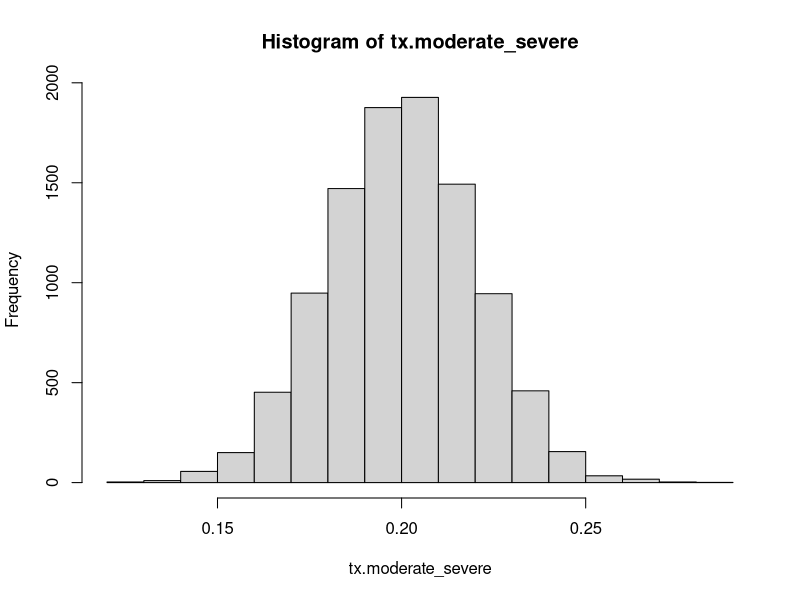
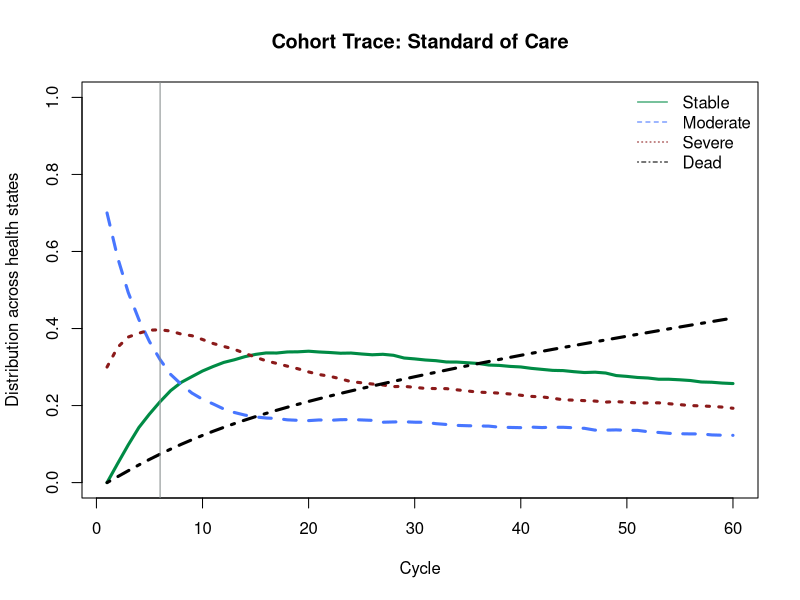
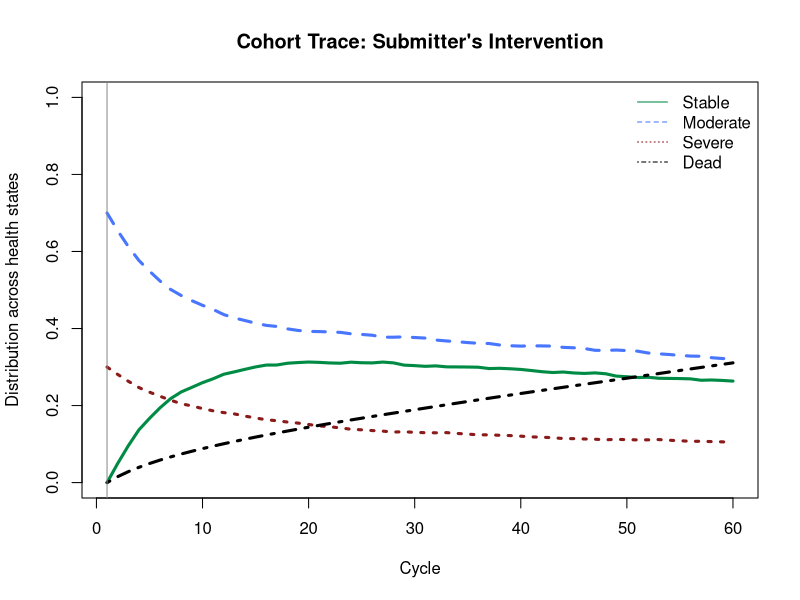
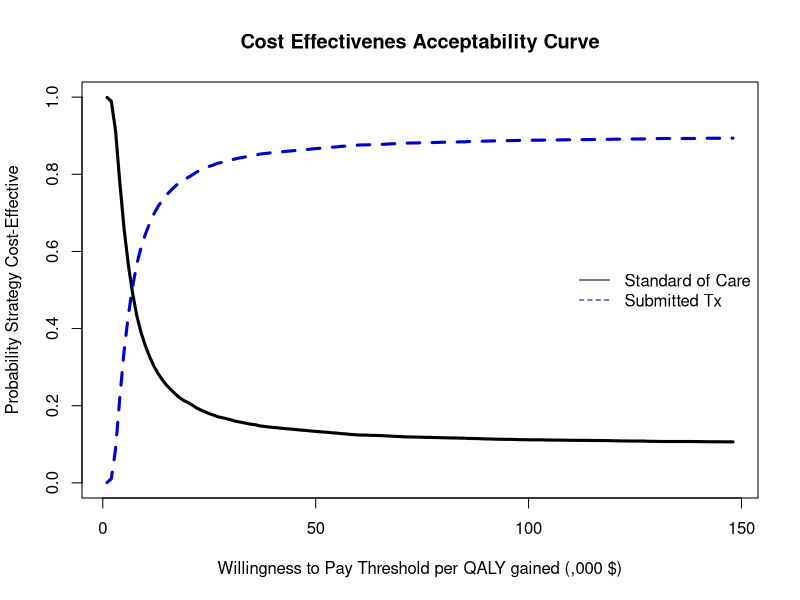
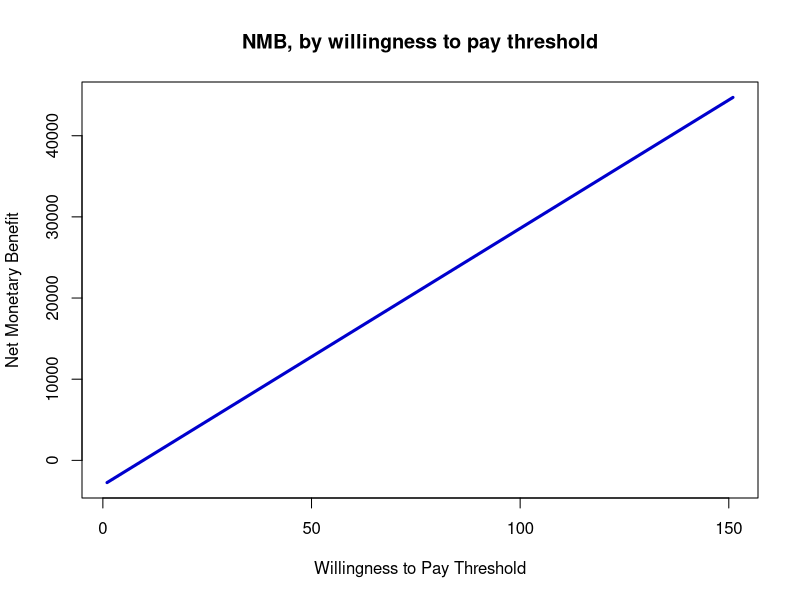
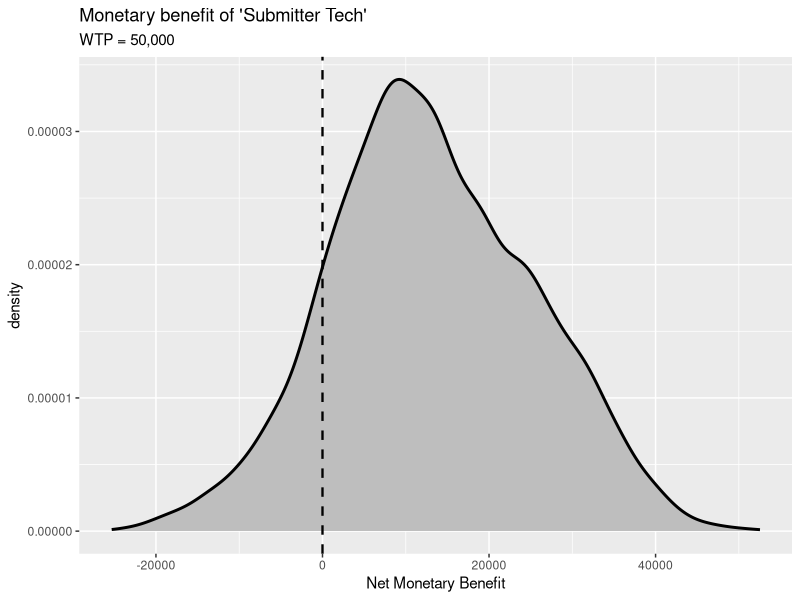
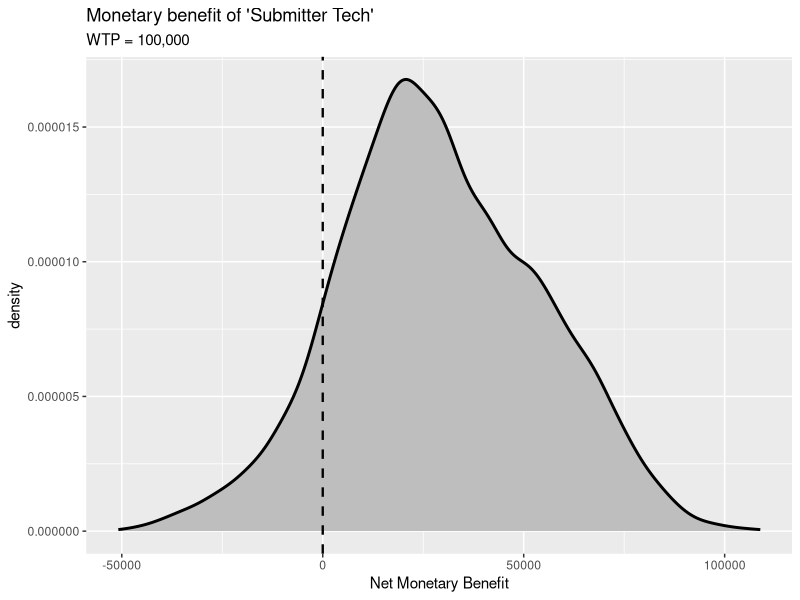
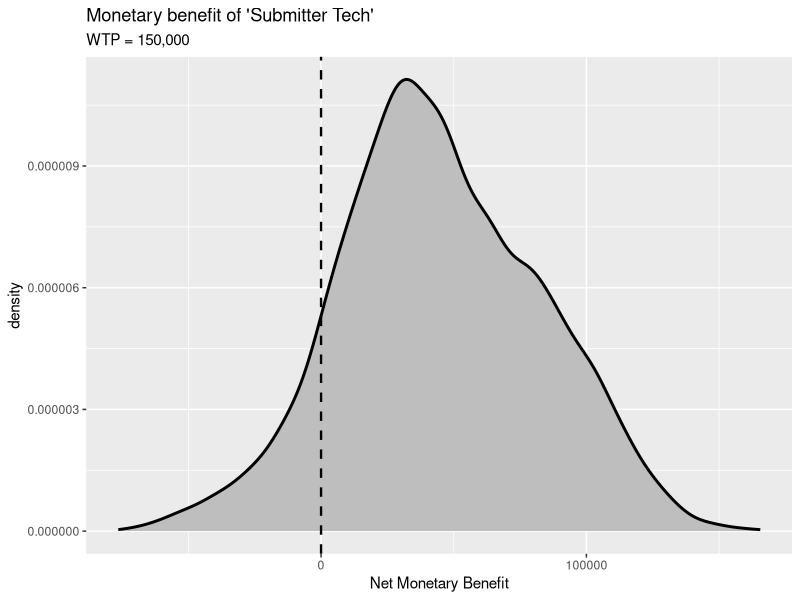

Generate these figures, in order, with R:
## IHE Workshop 2023 # Toy # Markov Model ### 
## Institute of Health Economics ##

#### HOUSEKEEPING ####
getwd()  ##Tells you what Working Directory you are currently saving to. Change with setwd, eg:
setwd("C:/Users/skatwyk/Desktop/VOIworkshop2023")

##Intall / Load packages with some useful (and common) custom commands that will make our lives easier later
#install.packages("dplyr")
library(dplyr)
2
#install.packages("devtools")
#library(devtools)
#install.packages("ggplot2")
library(ggplot2)

#### STRUCTURAL PARAMETERS ####
options(scipen = 999)
nsim   <- 10000      #Number of iterations run for probabilistic sensitivity analysis
n.t    <- 60        #Cycles - Time = Months
c.t    <- 12        #Number of Cycles in a Year
disc   <- 0.015/c.t  #Discount Rate
disc.c <- 1/(1 + disc)^(1:n.t) 
disc.u <- 1/(1 + disc)^(1:n.t)
wtp    <- seq(0,150000,by=1000)
wtp.str<- sprintf("%s",seq(0,150000,by=1000))
n.wtp  <- length(wtp)
clock  <- Sys.time()
set.seed(8709816)


#### INPUT PARAMETERS ####
strategy <- c("Standard of Care","Submitted Tx")   #Strategy Names
state    <- c("Stable","Moderate","Severe","Dead") #State Names
#Initial State Distribution
t0_dist  <- c("Stable"  = 0,
              "Moderate"= 0.70,
              "Severe"  = 0.30,
              "Dead"    = 0)
n.state  <- length(state)
n.strat  <- length(strategy)

#Transition Probability Input Parameters
##User-defined input parameters on the progression of observed persons, according to transition probability per cycle
##For simplification, all  other parameters are time-independent
mu.stable_moderate <- 0.075
mu.stable_severe   <- 0.01
mu.moderate_stable <- 0.04
mu.moderate_severe <- 0.12
mu.severe_stable   <- 0.08
mu.severe_moderate <- 0.001

var.p <- 0.1 #Toy simplification; all transition probabilities have same variance

##Beta Distribution Functions
estAlpha <- function(mu,var) {
  alpha <- ((1-mu)/var-1/mu)*mu^2
  return(alpha)
}
estBeta <- function(mu,var) {
  alpha <- ((1-mu)/var-1/mu)*mu^2
  beta  <- alpha*(1/mu-1)
  return(beta)
}

##Generate stochastic parameters for probabilistic sensitivity analysis
p.stable_moderate <- rbeta(nsim,estAlpha(mu.stable_moderate,mu.stable_moderate*var.p),estBeta(mu.stable_moderate,mu.stable_moderate*var.p))
p.stable_severe   <- rbeta(nsim,estAlpha(mu.stable_severe,mu.stable_severe*var.p),estBeta(mu.stable_severe,mu.stable_severe*var.p))
p.moderate_stable <- rbeta(nsim,estAlpha(mu.moderate_stable,mu.moderate_stable*var.p),estBeta(mu.moderate_stable,mu.moderate_stable*var.p))
p.moderate_severe <- rbeta(nsim,estAlpha(mu.moderate_severe,mu.moderate_severe*var.p),estBeta(mu.moderate_severe,mu.moderate_severe*var.p))
p.severe_stable   <- rbeta(nsim,estAlpha(mu.severe_stable,mu.severe_stable*var.p),estBeta(mu.severe_stable,mu.severe_stable*var.p))
p.severe_moderate <- rbeta(nsim,estAlpha(mu.severe_moderate,mu.severe_moderate*var.p),estBeta(mu.severe_moderate,mu.severe_moderate*var.p))

##For Toy demonstration, mortality is a time-dependent parameter (probability changes over time). 
mu.stable_dead    <- 0.004
mu.moderate_dead  <- 0.005
mu.severe_dead    <- 0.04
p.stable_dead <- p.moderate_dead <- p.severe_dead <- matrix(0,nrow=n.t,ncol=nsim)
p.stable_dead[1,]    <- rbeta(nsim,estAlpha(mu.stable_dead,mu.stable_dead*var.p),estBeta(mu.stable_dead,mu.stable_dead*var.p))
p.moderate_dead[1,]  <- rbeta(nsim,estAlpha(mu.moderate_dead,mu.moderate_dead*var.p),estBeta(mu.moderate_dead,mu.moderate_dead*var.p))
p.severe_dead[1,]    <- rbeta(nsim,estAlpha(mu.severe_dead,mu.severe_dead*var.p),estBeta(mu.severe_dead,mu.severe_dead*var.p))
for (t in 2:n.t) {
  p.stable_dead[t,]   <- p.stable_dead[t-1,]*(1.016^(0.024*t))
  p.moderate_dead[t,] <- p.moderate_dead[t-1,]*(1.016^(0.024*t))
  p.severe_dead[t,]   <- p.severe_dead[t-1,]*(1.016^(0.024*t))
}

#Treatment Effect 
#Submitter treatment reports an average 20% reduction in progression from moderate state to severe state
mu.tx.moderate_severe  <- 0.20
var.tx.moderate_severe <- 0.02
tx.moderate_severe     <- rnorm(nsim,mu.tx.moderate_severe,var.tx.moderate_severe)
#tx.moderate_severe     <- rbeta(nsim,estAlpha(mu.tx.moderate_severe,var.tx.moderate_severe),estBeta(mu.tx.moderate_severe,var.tx.moderate_severe))
hist(tx.moderate_severe)

#Cost Input Parameters
##Costs per cycle per health state
##Toy simplification; costs by health state are fixed, which is sometimes the case
c.stable   <- 50
c.moderate <- 150
c.severe   <- 200
c.dead     <- 0
c.tx       <- 100  #Submitter cost for all Moderate patients per cycle to avert Severe outcome

#Utility (QALY) Input Parameters
mu.u.stable   <- 0.8
mu.u.moderate <- 0.5
mu.u.severe   <- 0.25
u.dead        <- rep(0,nsim) #QALY value for dead always 0
var.u         <- 0.02 #Toy simplification; all utility parameters have same variance

u.stable   <- rbeta(nsim,estAlpha(mu.u.stable,mu.u.stable*var.u),estBeta(mu.u.stable,mu.u.stable*var.u))  
u.moderate <- rbeta(nsim,estAlpha(mu.u.moderate,mu.u.moderate*var.u),estBeta(mu.u.moderate,mu.u.moderate*var.u))  
u.severe   <- rbeta(nsim,estAlpha(mu.u.severe,mu.u.severe*var.u),estBeta(mu.u.severe,mu.u.severe*var.u))  

####MODEL BUILD####
#Create the cohort trace; Array = {Time, States, Run}
##Create trace for each Strategy
m.M.soc <- m.M.sub <- array(0,
                            dim = c(n.t+1, n.state, nsim),
                            dimnames = list(0:n.t, state, 1:nsim))
m.M.soc[1,,] <- m.M.sub[1,,] <- t0_dist    # set initial state distribution

#Transition Matrix 
## Basic matrix is 2D: {State x State}
## To allow time-dependent probabilities add a dimension: {State x State x Time}
## To allow PSA stochastic probabilities add a dimension: {State x State x Runs} 
## To allow both we're employing a 4D array = {State x State x Time x Runs}
m.P.soc <- m.P.sub <- array(0,
                            dim = c(n.state, n.state, n.t, nsim),
                            dimnames = list(state,state,1:n.t,1:nsim))

#Build transition matrix for each strategy
##In this Toy, most of the transition matrix is identical but we will lay out all separately for clarity
#For Standard of Care
##from Stable
m.P.soc["Stable","Stable",,]     <- 1-(p.stable_moderate+p.stable_severe+p.stable_dead) 
m.P.soc["Stable","Moderate",,]   <- p.stable_moderate
m.P.soc["Stable","Severe",,]     <- p.stable_severe
m.P.soc["Stable","Dead",,]       <- p.stable_dead
##from Moderate
m.P.soc["Moderate","Moderate",,] <- 1-(p.moderate_stable+p.moderate_severe+p.moderate_dead) 
m.P.soc["Moderate","Stable",,]   <- p.moderate_stable
m.P.soc["Moderate","Severe",,]   <- p.moderate_severe
m.P.soc["Moderate","Dead",,]     <- p.moderate_dead
##from severe
m.P.soc["Severe","Severe",,]     <- 1-(p.severe_moderate+p.severe_stable+p.severe_dead) 
m.P.soc["Severe","Moderate",,]   <- p.severe_moderate
m.P.soc["Severe","Stable",,]     <- p.severe_stable
m.P.soc["Severe","Dead",,]       <- p.severe_dead
##from Dead
m.P.soc["Dead","Dead",,]         <- 1

#For Submitter Tx
##from Stable
m.P.sub["Stable","Stable",,]     <- 1-(p.stable_moderate+p.stable_severe+p.stable_dead) 
m.P.sub["Stable","Moderate",,]   <- p.stable_moderate
m.P.sub["Stable","Severe",,]     <- p.stable_severe
m.P.sub["Stable","Dead",,]       <- p.stable_dead
##from Moderate
m.P.sub["Moderate","Moderate",,] <- 1-(p.moderate_stable+(p.moderate_severe*tx.moderate_severe)+p.moderate_dead) 
m.P.sub["Moderate","Stable",,]   <- p.moderate_stable
m.P.sub["Moderate","Severe",,]   <- p.moderate_severe*tx.moderate_severe
m.P.sub["Moderate","Dead",,]     <- p.moderate_dead
##from severe
m.P.sub["Severe","Severe",,]     <- 1-(p.severe_moderate+p.severe_stable+p.severe_dead) 
m.P.sub["Severe","Moderate",,]   <- p.severe_moderate
m.P.sub["Severe","Stable",,]     <- p.severe_stable
m.P.sub["Severe","Dead",,]       <- p.severe_dead
##from Dead
m.P.sub["Dead","Dead",,]         <- 1

####MODEL RUN####
for (n in 1:nsim) {                                      # loop through the number of simulation runs
  for (t in 1:n.t)  {                                    # loop through the number of cycles
    m.M.soc[t+1,,n] <- m.M.soc[t,,n] %*% m.P.soc[,,t,n]  # estimate the state vector for the next cycle (t+1)
  }
  for (t in 1:n.t){                                      
    m.M.sub[t+1,,n] <- m.M.sub[t,,n] %*% m.P.sub[,,t,n]    
  }
}  

#Generate summary results from PSA outcomes
d.M.soc <- d.M.sub <- matrix(0, nrow = n.t, ncol = n.state, dimnames = list(1:n.t,state))
for (s in 1:n.state) {                                      
  for (t in 0:n.t)  { 
    d.M.soc[t,s] <- mean(m.M.soc[t,s,])
    d.M.sub[t,s] <- mean(m.M.sub[t,s,])
  }
}

#sum(rowSums(d.M.soc)) == n.t ##Check, TRUE means Markov did not drop persons
#sum(rowSums(d.M.sub)) == n.t ##Check, TRUE means Markov did not drop persons

####PLOT RESULTS####
matplot(d.M.soc[1:n.t,], type = 'l',
        xlab = "Cycle",
        ylab = "Distribution across health states",
        ylim = c(0,1),
        main = "Cohort Trace: Standard of Care",
        col= c("springgreen4","royalblue1","firebrick4","black"),
        lwd = 3)
legend("topright", state, col= c("springgreen4","royalblue1","firebrick4","black"),lty = 1:4, bty = "n")
#Plot vertical line where Severe health state is highest
abline(v = which.max(d.M.soc[,"Severe"]), col = "azure4")

matplot(d.M.sub[1:n.t,], type = 'l',
        xlab = "Cycle",
        ylab = "Distribution across health states",
        ylim = c(0,1),
        main = "Cohort Trace: Submitter's Intervention",
        col= c("springgreen4","royalblue1","firebrick4","black"),
        lwd = 3)
legend("topright", state, col= c("springgreen4","royalblue1","firebrick4","black"),lty = 1:4, bty = "n")
#Plot vertical line where Severe health state is highest
abline(v = which.max(d.M.sub[,"Severe"]), col = "azure4")

#Generating 'Base Case' Aggregated PSA CEA Results 
#Mean Costs & QALYs
v.tc.soc <- d.M.soc %*% c(c.stable,c.moderate,c.severe,c.dead)
v.tc.sub <- d.M.sub %*% c(c.stable,c.moderate+c.tx,c.severe,c.dead)
v.tu.soc <- d.M.soc %*% c(mean(u.stable),mean(u.moderate),mean(u.severe),mean(u.dead))
v.tu.sub <- d.M.sub %*% c(mean(u.stable),mean(u.moderate),mean(u.severe),mean(u.dead))

#Discounted Mean Costs & QALYs
tc_soc <- v.tc.soc * disc.c
tc_sub <- v.tc.sub * disc.c
tu_soc <- v.tu.soc * disc.u
tu_sub <- v.tu.sub * disc.u

#Store Each Strategy into cost and QALY vectors
v.tc <- c(sum(tc_soc),sum(tc_sub))
v.tu <- c(sum(tu_soc),sum(tu_sub))

df_cu <- data.frame(Strategy = strategy,
                    Cost = v.tc,
                    Utility = v.tu/c.t,
                    Inc_Cost = 0,
                    Inc_Utility = 0,
                    INB = 0)

df_cu$Inc_Cost[df_cu$Strategy=="Submitted Tx"]    <- df_cu$Cost[df_cu$Strategy=="Submitted Tx"] - df_cu$Cost[df_cu$Strategy=="Standard of Care"]
df_cu$Inc_Utility[df_cu$Strategy=="Submitted Tx"] <- df_cu$Utility[df_cu$Strategy=="Submitted Tx"] - df_cu$Utility[df_cu$Strategy=="Standard of Care"]
df_cu$INB[df_cu$Strategy=="Submitted Tx"]         <- df_cu$Inc_Utility[df_cu$Strategy=="Submitted Tx"]*100000 - df_cu$Inc_Cost[df_cu$Strategy=="Submitted Tx"]

df_cu

#PSA Costs and QALYs; keeping results in matrix for plottting and probabilistic analysis
## Generate results tables
m.tc.soc <- m.tc.sub <- m.tu.soc <- m.tu.sub <- matrix(0, nrow = n.t+1, ncol = nsim, dimnames = list(0:n.t,1:nsim))
for (n in 1:nsim) {
  m.tc.soc[,n] <- m.M.soc[,,n] %*% c(c.stable,c.moderate,c.severe,c.dead)
  m.tc.sub[,n] <- m.M.sub[,,n] %*% c(c.stable,c.moderate+c.tx,c.severe,c.dead)
  m.tu.soc[,n] <- m.M.soc[,,n] %*% c(u.stable[n],u.moderate[n],u.severe[n],u.dead[n])
  m.tu.sub[,n] <- m.M.sub[,,n] %*% c(u.stable[n],u.moderate[n],u.severe[n],u.dead[n])
}
##Discounting Costs and QALYs
for (t in 1:n.t) {
  m.tc.soc[t+1,] <- m.tc.soc[t+1,] * disc.c[t]
  m.tc.sub[t+1,] <- m.tc.sub[t+1,] * disc.c[t]
  m.tu.soc[t+1,] <- m.tu.soc[t+1,] * disc.c[t]
  m.tu.sub[t+1,] <- m.tu.sub[t+1,] * disc.c[t]
}

## Generate PSA table. This will be all important to everything to follow!
params   <- c("Cost","QALY")
n.params <- length(params)

psa <- array(0,
             dim = c(n.strat,nsim,n.params),
             dimnames = list(strategy, 1:nsim, params))

psa["Standard of Care",,"Cost"] <- colSums(m.tc.soc)
psa["Standard of Care",,"QALY"] <- colSums(m.tu.soc)/c.t
psa["Submitted Tx",,"Cost"] <- colSums(m.tc.sub)
psa["Submitted Tx",,"QALY"] <- colSums(m.tu.sub)/c.t

##If you don't want a 3D array, you can create a results data set for each Strategy instead
#psa_soc <- psa_sub <- array(0,
#                            dim = c(nsim,n.params),
#                            dimnames = list(1:nsim, params))
#psa_soc[,"Cost"] <- colSums(m.tc.soc)
#psa_soc[,"QALY"] <- colSums(m.tu.soc)/c.t
#psa_sub[,"Cost"] <- colSums(m.tc.sub)
#psa_sub[,"QALY"] <- colSums(m.tu.sub)/c.t

## Determine what the optimal option is for all WTP thresholds
## 'Optimal' = The highest probability cost-effective strategy
v.cea <- c("NB","Optimal")
cea <- array(0,
             dim = c(length(v.cea),n.strat,nsim,n.wtp),
             dimnames = list(v.cea,strategy,1:nsim,wtp))
for (i in 1:n.wtp) {       ##Determine the net benefit of every strategy, for each WTP threshold
  cea["NB","Standard of Care",,i] <- psa["Standard of Care",,"QALY"] * wtp[i] - psa["Standard of Care",,"Cost"]
  cea["NB","Submitted Tx",,i] <- psa["Submitted Tx",,"QALY"] * wtp[i] - psa["Submitted Tx",,"Cost"]
}
for (n in 1:nsim) {        ##Set the Optimal Strategy's NB in its own valiable so we can refer to it going forward.
  for (i in 1:n.wtp) {
    if (cea["NB","Submitted Tx",n,i] > cea["NB","Standard of Care",n,i]) {
      cea["Optimal","Submitted Tx",n,i] <- 1
    } else {
      cea["Optimal","Standard of Care",n,i] <- 1
    }
  }
}
1 == mean(cea["Optimal","Submitted Tx",,]) + mean(cea["Optimal","Standard of Care",,]) #Check

## Generate Cost Effectiveness Acceptablility Curve
ceac <- matrix(0, 
               nrow = n.wtp, ncol = n.strat,
               dimnames = list(wtp,strategy))
for (i in 1:n.wtp) {
  ceac[i,"Standard of Care"] <- mean(cea["Optimal","Standard of Care",,i])
  ceac[i,"Submitted Tx"]     <- mean(cea["Optimal","Submitted Tx",,i])
}

matplot(ceac[4:n.wtp,], type = 'l',
        xlab = "Willingness to Pay Threshold per QALY gained (,000 $)",
        ylab = "Probability Strategy Cost-Effective",
        main = "Cost Effectivenes Acceptability Curve",
        col= c("black","blue3"),
        lwd = 3)
legend("right", strategy, col= c("black","blue3"),lty = 1:4, bty = "n")
#Plot vertical line at closest WTP value at which strategies are 50/50
#abline(v = which.min(abs(ceac[,2]-ceac[,1])), col = "azure4")

#Submitter *Net* Monetary Benefit Plotting
sub_inc_cost <- psa["Submitted Tx",,"Cost"]-psa["Standard of Care",,"Cost"]
sub_inc_qaly <- psa["Submitted Tx",,"QALY"]-psa["Standard of Care",,"QALY"]

sub_nmb <- matrix(0,
                  nrow = nsim, ncol = n.wtp,
                  dimnames = list(1:nsim,wtp))

for (i in 1:n.wtp) {
  sub_nmb[,i] <- sub_inc_qaly * wtp[i] - sub_inc_cost
}

##Plot some NMB and NHB results - Not especially interesting visually but good reference
matplot(colMeans(sub_nmb), type = 'l',
        xlab = "Willingness to Pay Threshold",
        ylab = "Net Monetary Benefit",
        main = "NMB, by willingness to pay threshold",
        col= c("blue3"),
        lwd = 3)

##We'll get momentarily distracted and look at the PSA results for NMB at given WTP thresholds
df_sub_nmb <- data.frame(sub_nmb)
#colnames(df_nmb) <- wtp.str
nmb.wtp.50k <- ggplot(df_sub_nmb,aes(x = X50000))
nmb.wtp.50k +  geom_density(aes(color = X50000), size = 1, fill="gray") + 
  geom_vline(aes(xintercept = 0),linetype = "dashed", size = 0.8) +
  ggtitle("Monetary benefit of 'Submitter Tech'","WTP = 50,000") +
  xlab("Net Monetary Benefit")

nmb.wtp.100k <- ggplot(df_sub_nmb,aes(x = X100000))
nmb.wtp.100k +  geom_density(aes(color = X100000), size = 1, fill="gray") + 
  geom_vline(aes(xintercept = 0),linetype = "dashed", size = 0.8) +
  ggtitle("Monetary benefit of 'Submitter Tech'","WTP = 100,000") +
  xlab("Net Monetary Benefit")

nmb.wtp.150k <- ggplot(df_sub_nmb,aes(x = X150000))
nmb.wtp.150k +  geom_density(aes(color = X150000), size = 1, fill="gray") + 
  geom_vline(aes(xintercept = 0),linetype = "dashed", size = 0.8) +
  ggtitle("Monetary benefit of 'Submitter Tech'","WTP = 150,000") +
  xlab("Net Monetary Benefit")

##Clean Up & Save Workspace
run.time  <- Sys.time()-clock
print(run.time)

save.image(file = "IHEworkshop2023ToyMarkov.RData")
